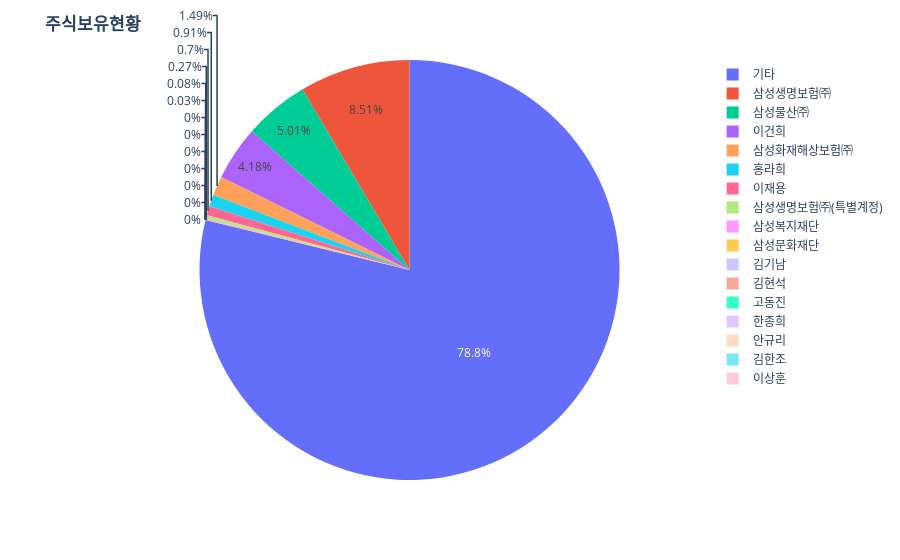

The code cell stored with this chart in its notebook:
### Code cell
holder_fig = px.pie(df,names='nm',values='trmend_posesn_stock_qota_rt',
      labels = {'nm': '이름', 'trmend_posesn_stock_qota_rt':'주식 수'})
holder_fig.update_layout(title_text = '<b>주식보유현황</b>')
holder_fig.show()

### Figure 1 — Plotly figure (JSON) as saved in the notebook; plotly's stock layout.template omitted (floating-point values rounded to 4 significant figures)
{"data": [{"domain": {"x": [0, 1], "y": [0, 1]}, "hovertemplate": "이름=%{label}<br>주식 수=%{value}<extra></extra>", "labels": ["삼성생명보험㈜", "삼성물산㈜", "이건희", "삼성화재해상보험㈜", "홍라희", "이재용", "삼성생명보험㈜(특별계정)", "삼성복지재단", "삼성문화재단", "김기남", "김현석", "고동진", "한종희", "안규리", "김한조", "이상훈", "기타"], "legendgroup": "", "name": "", "showlegend": true, "type": "pie", "values": [0.0851, 0.0501, 0.0418, 0.0149, 0.0091, 0.007, 0.0027, 0.0008, 0.0003, 0, 0, 0, 0, 0, 0, 0, 0.7882]}], "layout": {"legend": {"tracegroupgap": 0}, "margin": {"t": 60}, "title": {"text": "<b>주식보유현황</b>"}}}
